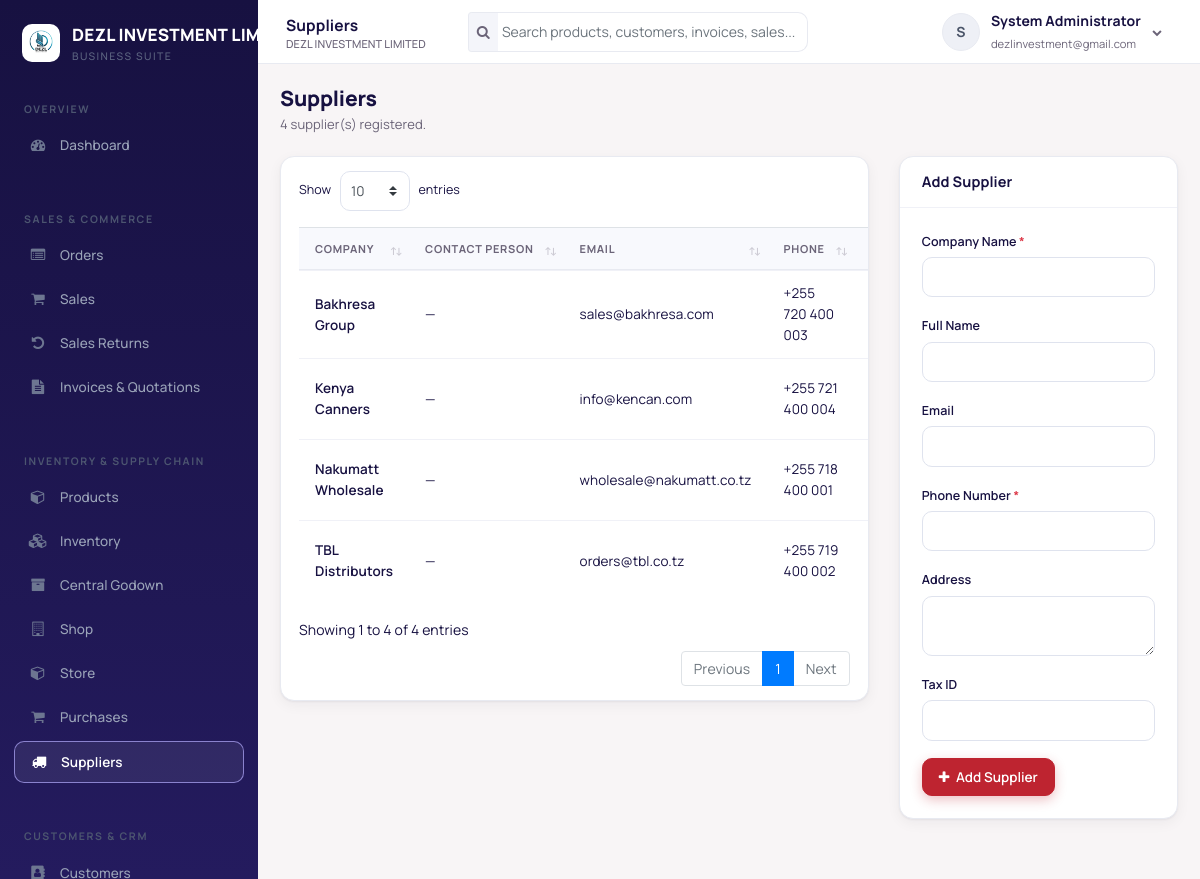
The app's page /suppliers.php (signed in), older data.
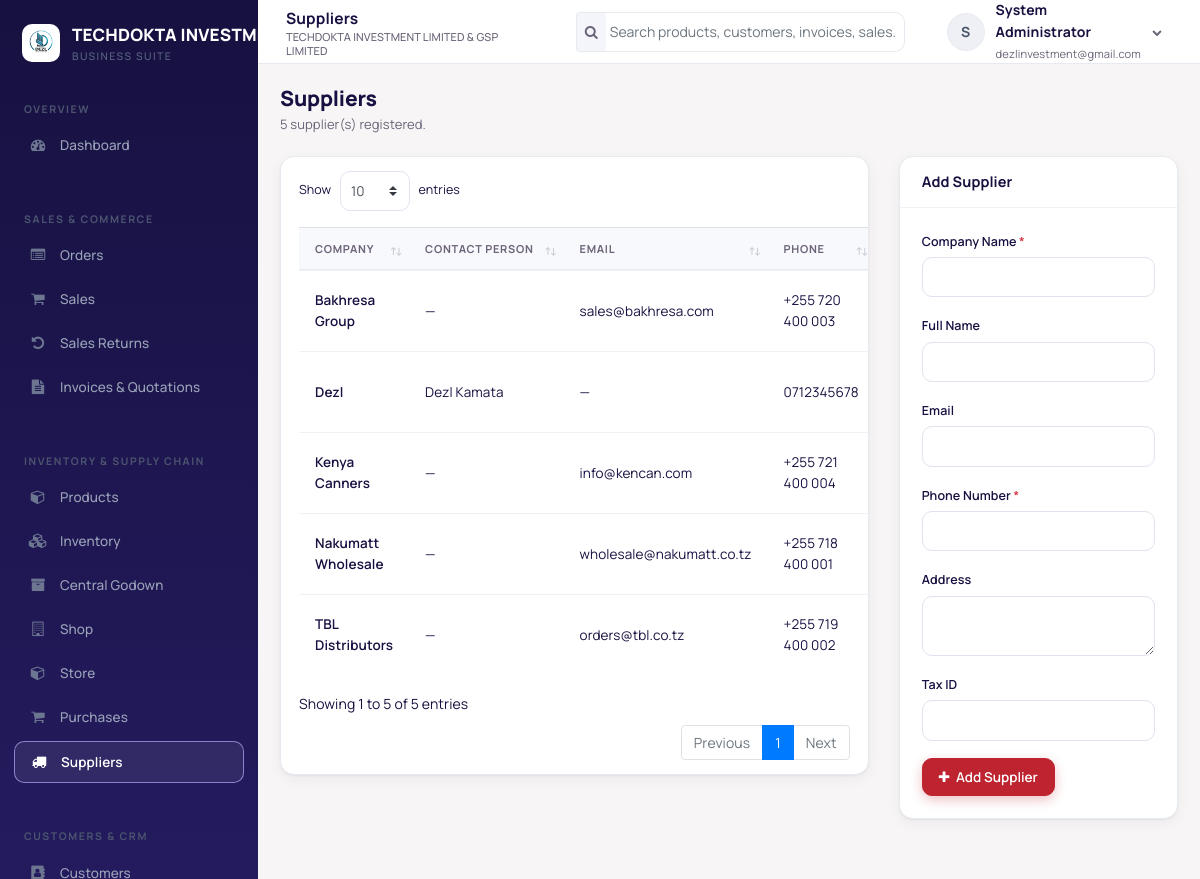
The same page, newer data.
### tables this page shows
CREATE TABLE `users` (
  `user_id` int(10) UNSIGNED NOT NULL,
  `tenant_id` int(10) UNSIGNED NOT NULL,
  `username` varchar(100) NOT NULL,
  `email` varchar(191) NOT NULL,
  `password_hash` varchar(255) NOT NULL,
  `first_name` varchar(100) NOT NULL,
  `last_name` varchar(100) NOT NULL,
  `phone` varchar(50) DEFAULT NULL,
  `is_active` tinyint(1) NOT NULL DEFAULT 1,
  `last_login` datetime DEFAULT NULL,
  `created_at` timestamp NOT NULL DEFAULT current_timestamp()
);

CREATE TABLE `suppliers` (
  `supplier_id` int(10) UNSIGNED NOT NULL,
  `tenant_id` int(10) UNSIGNED NOT NULL,
  `company_name` varchar(191) NOT NULL,
  `first_name` varchar(100) DEFAULT NULL,
  `last_name` varchar(100) DEFAULT NULL,
  `email` varchar(191) DEFAULT NULL,
  `phone` varchar(50) DEFAULT NULL,
  `address` text DEFAULT NULL,
  `tax_id` varchar(100) DEFAULT NULL,
  `created_at` timestamp NOT NULL DEFAULT current_timestamp()
);

### helpers.php (called while the page is built, shortened)
<?php
function e($value) {
    return htmlspecialchars((string)$value, ENT_QUOTES, 'UTF-8');
}
function system_title($tenant_id = null) {
    global $current_user;
    static $titles = [];
    if ($tenant_id === null) {
        if (isset($current_user->tenant_id)) {
            $tenant_id = (int)$current_user->tenant_id;
        } elseif (!empty($_SESSION['tenant_id'])) {
            $tenant_id = (int)$_SESSION['tenant_id'];
        }
    }
    $cache_key = $tenant_id !== null ? (int)$tenant_id : 0;
    if (array_key_exists($cache_key, $titles)) return $titles[$cache_key];
    if ($cache_key > 0) {
        $row = fetch_one("SELECT company_name FROM system_settings WHERE tenant_id = ? LIMIT 1", $cache_key);
    }
    $title = trim((string)($row['company_name'] ?? ''));
    $titles[$cache_key] = $title;
    return $title;
}
function system_logo_path($tenant_id = null) {
    global $current_user;
    if ($tenant_id === null) {
        if (isset($current_user->tenant_id)) {
            $tenant_id = (int)$current_user->tenant_id;
        } elseif (!empty($_SESSION['tenant_id'])) {
            $tenant_id = (int)$_SESSION['tenant_id'];
        }
    }
    $cache_key = $tenant_id !== null ? (int)$tenant_id : 0;
    $candidates = [];
    if ($cache_key > 0) {
        $row = fetch_one("SELECT logo_path FROM system_settings WHERE tenant_id = ? LIMIT 1", $cache_key);
        if ($row && !empty($row['logo_path'])) $candidates[] = (string)$row['logo_path'];
    }
    $candidates[] = 'assets/images/logo.png';
    $logo = '';
    foreach ($candidates as $candidate) {
        $candidate = str_replace('\\', '/', trim($candidate));
        if (file_exists(__DIR__ . '/' . ltrim($candidate, '/'))) {
            $logo = ltrim($candidate, '/');
            break;
        }
    }
    return $logo;
}
function fetch_one($sql, ...$params) {
    global $conn;
    $stmt = $conn->prepare($sql);
    if ($params) {
        $types = '';
        foreach ($params as $p) {
            $types .= is_int($p) ? 'i' : (is_float($p) ? 'd' : 's');
        }
        $stmt->bind_param($types, ...$params);
    }
    $stmt->execute();
    $row = $stmt->get_result()->fetch_assoc();
    return $row;
}
function fetch_all($sql, ...$params) {
    global $conn;
    $stmt = $conn->prepare($sql);
    if ($params) {
        $types = '';
        foreach ($params as $p) {
            $types .= is_int($p) ? 'i' : (is_float($p) ? 'd' : 's');
        }
        $stmt->bind_param($types, ...$params);
    }
    $stmt->execute();
    $rows = $stmt->get_result()->fetch_all(MYSQLI_ASSOC);
    return $rows;
}

### User.php (called while the page is built, shortened)
<?php
class User
{
    public $user_id;
    public $tenant_id;
    public $first_name;
    public $last_name;
    public static function getUserById($userId)
    {
        global $conn;
        $stmt = $conn->prepare("SELECT * FROM users WHERE user_id = ? LIMIT 1");
        $stmt->bind_param('i', $userId);
        $stmt->execute();
        $row = $stmt->get_result()->fetch_assoc();
        $user = new self();
        foreach ($row as $key => $value) {
            if (property_exists($user, $key)) $user->$key = $value;
        }
        $user->loadRoles();
        return $user;
    }
    private function loadRoles()
    {
        global $conn;
        $stmt = $conn->prepare(
            "SELECT r.role_id, r.name FROM user_roles ur
             JOIN roles r ON r.role_id = ur.role_id
             WHERE ur.user_id = ? AND ur.tenant_id = ?"
        );
        $stmt->bind_param('ii', $this->user_id, $this->tenant_id);
        $stmt->execute();
        $result = $stmt->get_result();
        while ($row = $result->fetch_assoc()) {
            $this->roles[] = $row['name'];
        }
    }
    public function fullName()
    {
        return trim($this->first_name . ' ' . $this->last_name);
    }
}

### auth_check.php (called while the page is built, shortened)
<?php
$current_user = User::getUserById((int)$_SESSION['user_id']);

### suppliers.php (the view, shortened to what the changed rows need)
<?php
require_once 'header.php';
require_once 'auth_check.php';
$page_title = 'Suppliers';
$suppliers = fetch_all("SELECT * FROM suppliers WHERE tenant_id = ? ORDER BY company_name", $current_user->tenant_id);
require_once 'navbar.php';
require_once 'sidebar.php';
?>
<div class="page-head">
    <div>
        <h1 class="page-title">Suppliers</h1>
        <div class="page-sub"><?php echo count($suppliers); ?> supplier(s) registered.</div>
    </div>
</div>
<div class="row">
    <div class="col-lg-8 mb-3">
        <div class="card">
            <div class="card-body p-0">
                <div class="table-responsive">
                    <table class="table table-hover data-table">
                        <thead>
                            <tr><th>Company</th><th>Contact Person</th><th>Email</th><th>Phone</th><th>Tax ID</th><th class="text-right">Actions</th></tr>
                        </thead>
                        <tbody>
                        <?php foreach ($suppliers as $s): ?>
                            <tr>
                                <td class="font-weight-semibold"><?php echo e($s['company_name']); ?></td>
                                <td><?php echo e(trim(($s['first_name'] ?? '') . ' ' . ($s['last_name'] ?? '')) ?: '—'); ?></td>
                                <td><?php echo e($s['email'] ?: '—'); ?></td>
                                <td><?php echo e($s['phone'] ?: '—'); ?></td>
                                <td><?php echo e($s['tax_id'] ?: '—'); ?></td>
                            </tr>
                        <?php endforeach; ?>
                        </tbody>
                    </table>
                </div>
            </div>
        </div>
    </div>
</div>
<?php require_once 'footer.php'; ?>

### navbar.php (shortened to what the changed rows need)
<div class="app-main">
    <header class="topbar">
        <div class="topbar-title"><?php echo isset($page_title) ? e($page_title) : e(system_title()); ?><small><?php echo e(system_title()); ?></small></div>
        <div class="dropdown">
            <a href="#" class="user-menu" data-toggle="dropdown">
                <span class="avatar"><?php echo e(strtoupper(substr($current_user->first_name, 0, 1))); ?></span>
                <span class="hide-xs"><strong><?php echo e($current_user->fullName()); ?></strong><br><small class="text-muted"><?php echo e($current_user->email); ?></small></span>
                <i class="fa fa-chevron-down hide-xs" style="font-size:10px;color:var(--text-muted)"></i>
            </a>
        </div>
    </header>
    <main class="app-content">

### sidebar.php (shortened to what the changed rows need)
<aside class="sidebar" id="sidebar">
    <div class="sidebar-brand">
        <?php $sidebar_logo = system_logo_path(); ?>
        <?php if ($sidebar_logo !== ''): ?>
            <img src="<?php echo e($sidebar_logo); ?>" alt="" class="sidebar-logo">
        <?php endif; ?>
        <div class="brand-text"><?php echo e(system_title()); ?><small>Business Suite</small></div>
    </div>
</aside>

Row changes from the older to the newer data that the page shows:
changed users "System Administrator": tenant "DEZL INVESTMENT LIMITED" → "TECHDOKTA INVESTMENT LIMITED & GSP LIMITED"; tenant "DEZL INVESTMENT…" → "TECHDOKTA…"
added suppliers: company_name "Dezl", first_name "Dezl Kamata", email "—", phone "0712345678"
Text that changed along with them:
count($suppliers): "4" → "5"
text written by a page script: "Show entries Showing 1 to 4 of 4 entries Previous 1 Next" → "Show entries Showing 1 to 5 of 5 entries Previous 1 Next"
